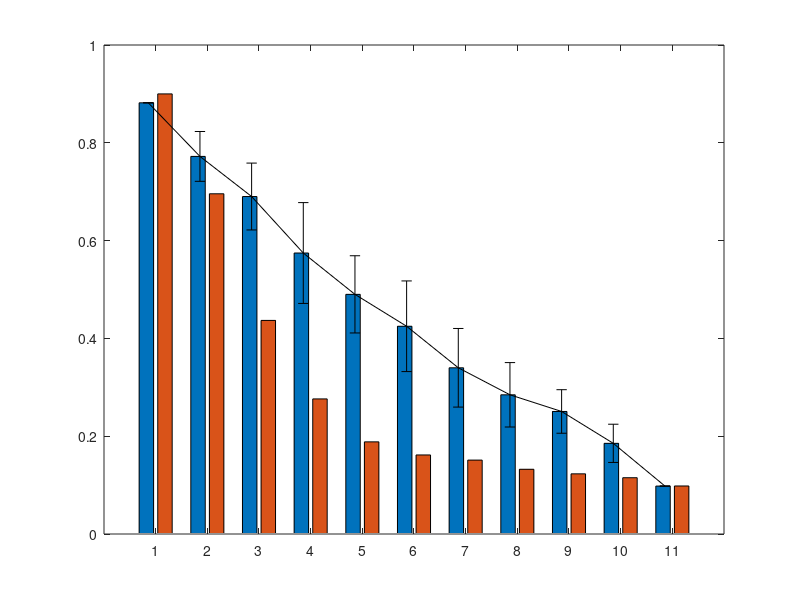

Write the MATLAB code that produced this figure. (Note: this script raises an error after producing the figure.)
data_brnn = xlsread("results_mnist-ablate_brnn_smnist.csv");
data_rnn = xlsread("results_mnist-ablate_rnn_smnist.csv");

means_brnn = mean(data_brnn, 2);
means_rnn = mean(data_rnn, 2);
stds_brnn = std(data_brnn, [], 2);
stds_rnn = std(data_rnn, [], 2);

means = [means_brnn.'; means_rnn.'].';
stds = [stds_brnn.'; stds_rnn.'].';
b = bar(means)

hold on

ngroups = 11;
nbars = 2;
groupwidth = min(0.8, nbars/(nbars + 1.5));

for i = 1:nbars
    x = (1:ngroups) - groupwidth/2 + (2*i-1) * groupwidth / (2*nbars);
    errorbar(x, means(:,i), stds(:,i), 'k', 'linestyle', 'none', 'HandleVisibility','off');
    hold on
end

colors = ["#44AA99", "#88CCEE", "#DDCC77", "#CC6677"];

for i = 1:nbars
    b(i).FaceColor = colors(i);
end

set(gca,'XTick', 1:ngroups, 'xticklabel',linspace(0,1,11), 'FontName', 'helvetica', 'FontSize', 12);
legend("BRNN", "RNN");
xlabel("% silenced");
ylabel("accuracy");